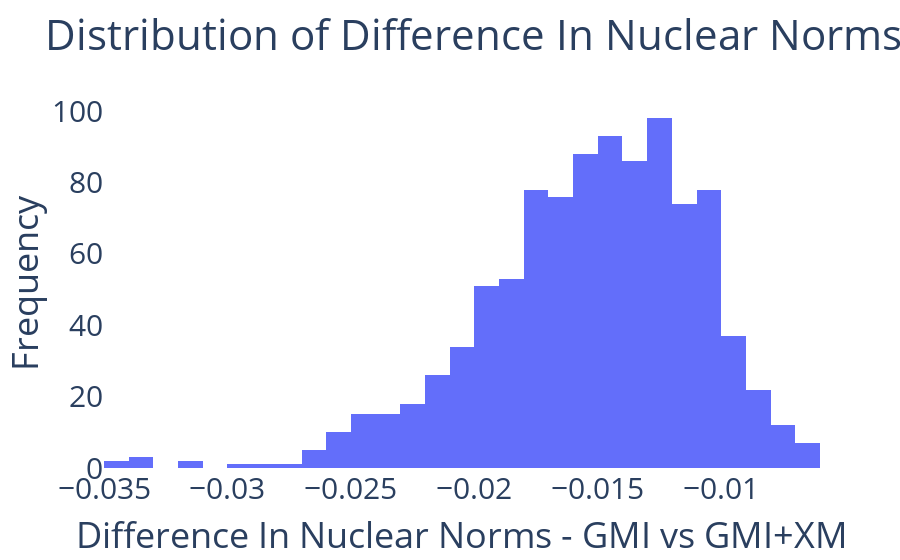

Notebook source saved alongside this figure:
### Code cell
diff = np.array(norm_og) - np.array(norm_plus)
fig = go.Figure()
fig.add_trace(go.Histogram(x = diff))
fig.update_layout(title_text = 'Distribution of Difference In Nuclear Norms - GMI vs GMI+XM', 
                  xaxis_title_text = 'Difference In Nuclear Norms - GMI vs GMI+XM', 
                  yaxis_title_text = 'Frequency', 
                  plot_bgcolor = 'white', 
                  paper_bgcolor = 'white', 
                  font = dict(size = 30))
fig.show()

### Figure 1 — Plotly figure (JSON) as saved in the notebook; plotly's stock layout.template omitted (floating-point values rounded to 4 significant figures; data arrays with more than 128 entries replaced by an {"elided": "..."} marker saying what was removed)
{"data": [{"type": "histogram", "x": {"elided": "986 float values"}}], "layout": {"font": {"size": 30}, "paper_bgcolor": "white", "plot_bgcolor": "white", "title": {"text": "Distribution of Difference In Nuclear Norms - GMI vs GMI+XM"}, "xaxis": {"title": {"text": "Difference In Nuclear Norms - GMI vs GMI+XM"}}, "yaxis": {"title": {"text": "Frequency"}}}}
